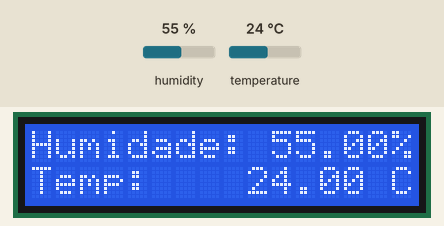
Recording of a sketch running on a simulated Arduino Uno, built with avr-gcc and run on an emulated ATmega328P. Parts: 16×2 character LCD. The inputs (shaded band) are chosen by the test bench; at power-on: humidity 55 %, temperature 24 °C.

Above: at 2.2 s.
2.3 s: humidity set to 22 %
At 4.3 s:
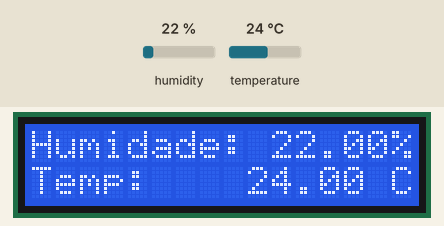
4.6 s: temperature set to 12 °C
At 5.6 s:
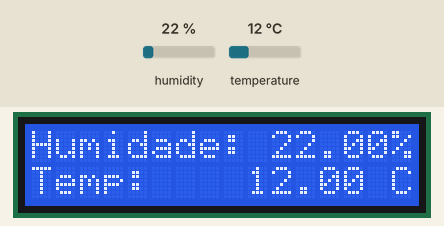
9.7 s: humidity set to 40 %
At 11.0 s:
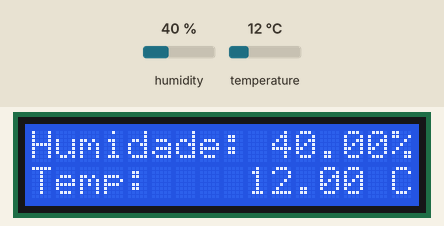
11.8 s: temperature set to 19 °C
At 13.4 s:
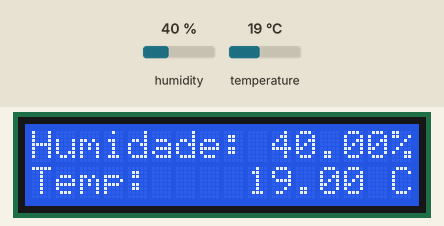
Timing chart, 0 to 14.9 s (numbered marks = the images above; inputs shaded):
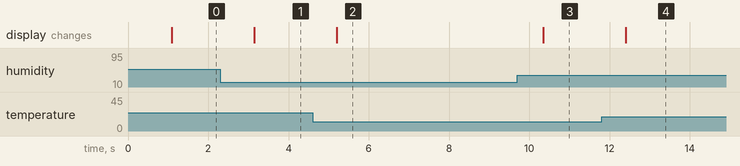

Measured:
- after the input at 2.3 s, the display: changes after 0.85 s (image 1)
- after the input at 4.6 s, the display: changes after 0.61 s (image 2)
- after the input at 9.7 s, the display: changes after 0.65 s (image 3)
- after the input at 11.8 s, the display: changes after 0.61 s (image 4)

The sketch:

_18_DHT11.ino
```cpp
#include <dht11.h>
#include <LiquidCrystal.h>
#define DHT11PIN 2

dht11 DHT11;
LiquidCrystal lcd(4, 6, 10, 11, 12, 13);

void setup()
{
    Serial.begin(9600);
    lcd.begin(16, 2);
    lcd.clear();
    delay(1000);
}

void loop()
{
    if(Serial.available() > 0){
        Serial.print((float)DHT11.humidity, 2);
        Serial.print("|");
        Serial.println((float)DHT11.temperature, 2);
    }

    int chk = DHT11.read(DHT11PIN);
    lcd.setCursor(0, 0);
    lcd.print("Humidade: ");
    lcd.print((float)DHT11.humidity, 2);
    lcd.print("%");

    lcd.setCursor(0, 1);
    lcd.print("Temp:    ");
    lcd.print((float)DHT11.temperature, 2);
    lcd.print(" C");
    delay(1000);
}
```
